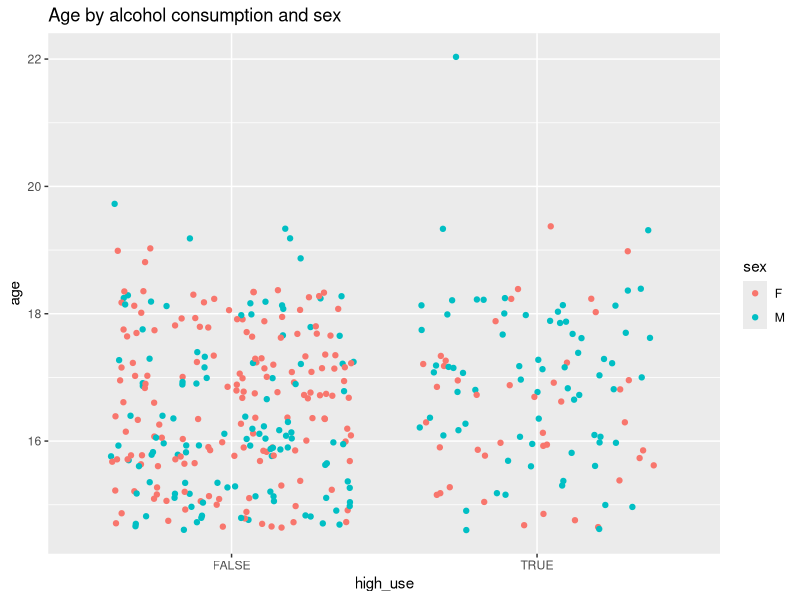
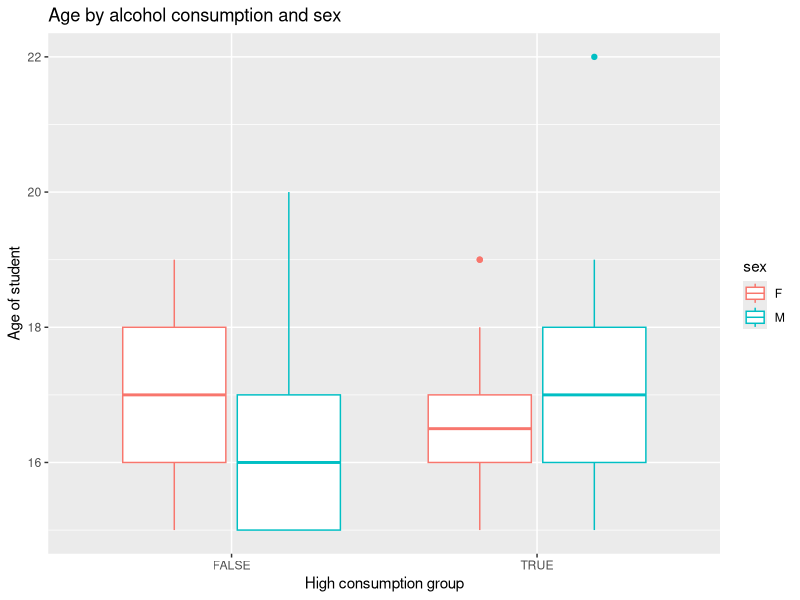
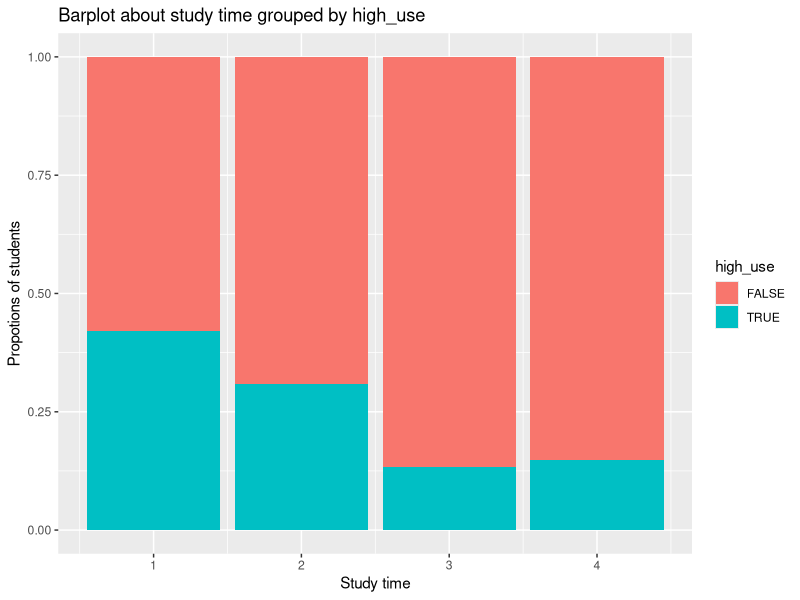
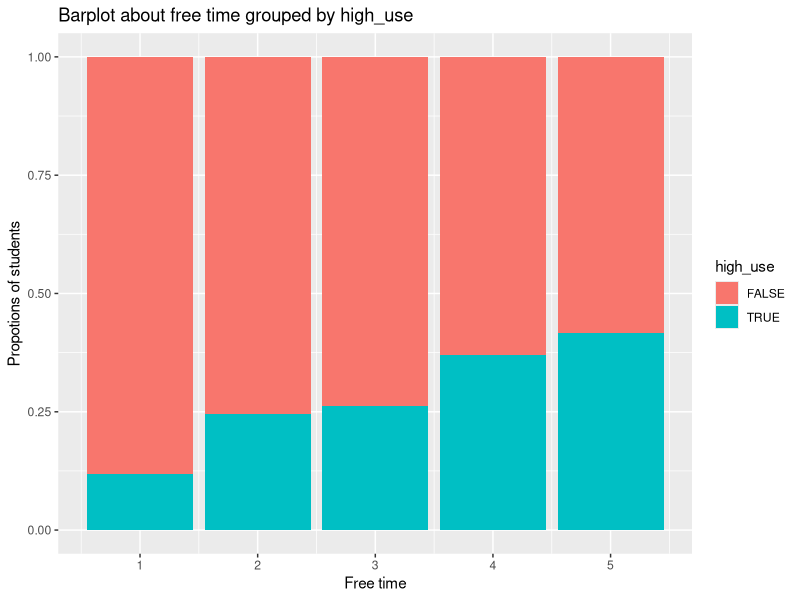

Recreate these plots in R, in order.
## ---- chunk 1
library(ggplot2)
library(GGally)
library(dplyr)
## ---- chunk 2
alc <- read.table("data/student_alc.txt", header = TRUE)
dim(alc)
## ---- chunk 3
#a jitterplot of high_use and sex
g1 <- ggplot(alc, aes(x = high_use, y = age, col = sex))
g1 + geom_jitter() + ggtitle("Age by alcohol consumption and sex")
## ---- chunk 4
#a boxplot of high_use, sex and age
g1 <- ggplot(alc, aes(x = high_use, y = age, col = sex))
g1 + geom_boxplot() + ggtitle("Age by alcohol consumption and sex") + xlab("High consumption group") + ylab("Age of student")
## ---- chunk 5
#barplot about study time
ggplot(alc, aes(studytime, fill = high_use)) + geom_bar(position = "fill") +
  ggtitle("Barplot about study time grouped by high_use")+ xlab("Study time") + ylab("Propotions of students") + scale_y_continuous(name = waiver(), breaks = waiver(), minor_breaks = waiver(), labels = waiver(), limits = NULL, expand = waiver(), na.value = NA_real_, trans = "identity")
## ---- chunk 6
#barplot about free time
ggplot(alc, aes(freetime, fill = high_use)) + geom_bar(position = "fill") +
  ggtitle("Barplot about free time grouped by high_use")+ xlab("Free time") + ylab("Propotions of students") + scale_y_continuous(name = waiver(), breaks = waiver(), minor_breaks = waiver(), labels = waiver(), limits = NULL, expand = waiver(), na.value = NA_real_, trans = "identity")
